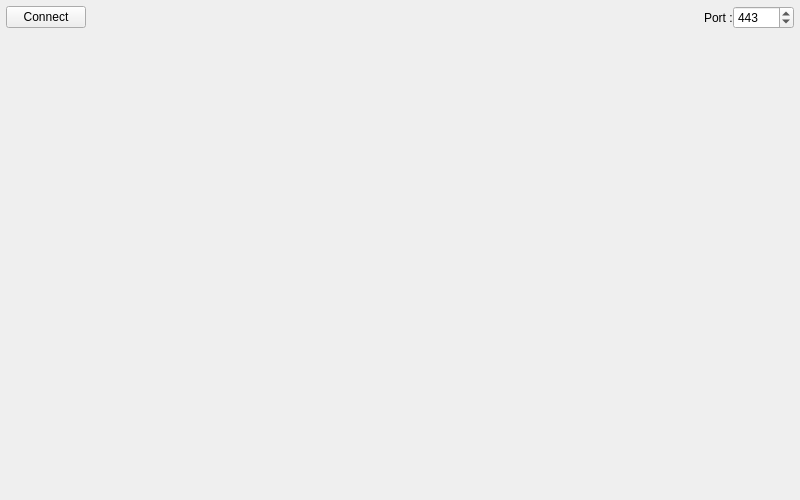
<?xml version="1.0" encoding="UTF-8"?>
<ui version="4.0">
 <class>NetcatTermDialog</class>
 <widget class="QWidget" name="NetcatTermDialog">
  <property name="geometry">
   <rect>
    <x>0</x>
    <y>0</y>
    <width>800</width>
    <height>500</height>
   </rect>
  </property>
  <property name="windowTitle">
   <string>Netcat Terminal</string>
  </property>
  <layout class="QVBoxLayout" name="verticalLayout">
   <property name="leftMargin"><number>0</number></property>
   <property name="topMargin"><number>0</number></property>
   <property name="rightMargin"><number>0</number></property>
   <property name="bottomMargin"><number>0</number></property>
   <property name="spacing"><number>0</number></property>
   <item>
    <!-- Barre supérieure : bouton Connecter/Déconnecter, icône d'état, champ port -->
    <layout class="QHBoxLayout" name="toolBarLayout">
     <property name="leftMargin"><number>6</number></property>
     <property name="topMargin"><number>6</number></property>
     <property name="rightMargin"><number>6</number></property>
     <property name="bottomMargin"><number>6</number></property>
     <item>
      <widget class="QPushButton" name="buttonConnect">
       <property name="text"><string>Connect</string></property>
       <property name="minimumWidth"><number>100</number></property>
      </widget>
     </item>
     <item>
      <widget class="QLabel" name="labelStatusIcon">
       <property name="minimumSize"><size><width>20</width><height>20</height></size></property>
       <property name="maximumSize"><size><width>20</width><height>20</height></size></property>
       <property name="scaledContents"><bool>true</bool></property>
       <property name="toolTip"><string>Disconnected</string></property>
      </widget>
     </item>
     <item>
      <spacer name="horizontalSpacer">
       <property name="orientation"><enum>Qt::Horizontal</enum></property>
       <property name="sizeHint"><size><width>20</width><height>20</height></size></property>
      </spacer>
     </item>
     <item>
      <widget class="QLabel" name="labelPort">
       <property name="text"><string>Port :</string></property>
      </widget>
     </item>
     <item>
      <widget class="QSpinBox" name="spinBoxPort">
       <property name="minimum"><number>1</number></property>
       <property name="maximum"><number>65535</number></property>
       <property name="value"><number>443</number></property>
       <property name="minimumWidth"><number>80</number></property>
      </widget>
     </item>
    </layout>
   </item>
   <item>
    <!-- Terminal PTY : même widget que LinuxTermDialog, mais piloté pour exécuter
         netcat en écoute au lieu d'un shell interactif. -->
    <widget class="TerminalWidget" name="terminal" native="true">
    </widget>
   </item>
  </layout>

  <action name="actionCopy">
   <property name="icon"><iconset resource="../resources/resources.qrc"><normaloff>:/icons/copy.svg</normaloff>:/icons/copy.svg</iconset></property>
   <property name="text"><string>Copy</string></property>
  </action>
  <action name="actionPaste">
   <property name="icon"><iconset resource="../resources/resources.qrc"><normaloff>:/icons/paste.svg</normaloff>:/icons/paste.svg</iconset></property>
   <property name="text"><string>Paste</string></property>
  </action>
  <action name="actionCopyImage">
   <property name="icon"><iconset resource="../resources/resources.qrc"><normaloff>:/icons/copy_image.svg</normaloff>:/icons/copy_image.svg</iconset></property>
   <property name="text"><string>Copy Selection As Image</string></property>
   <property name="shortcut"><string>Ctrl+Shift+S</string></property>
  </action>
  <action name="actionDeselect">
   <property name="icon"><iconset resource="../resources/resources.qrc"><normaloff>:/icons/deselect.svg</normaloff>:/icons/deselect.svg</iconset></property>
   <property name="text"><string>Deselect</string></property>
  </action>
  <action name="actionRenameTerminal">
   <property name="icon"><iconset resource="../resources/resources.qrc"><normaloff>:/icons/rename.svg</normaloff>:/icons/rename.svg</iconset></property>
   <property name="text"><string>Rename Terminal...</string></property>
  </action>
 </widget>
 <customwidgets>
  <customwidget>
   <class>TerminalWidget</class>
   <extends>QWidget</extends>
   <header>terminalwidget.h</header>
   <container>0</container>
  </customwidget>
 </customwidgets>
 <resources/>
 <connections/>
</ui>
